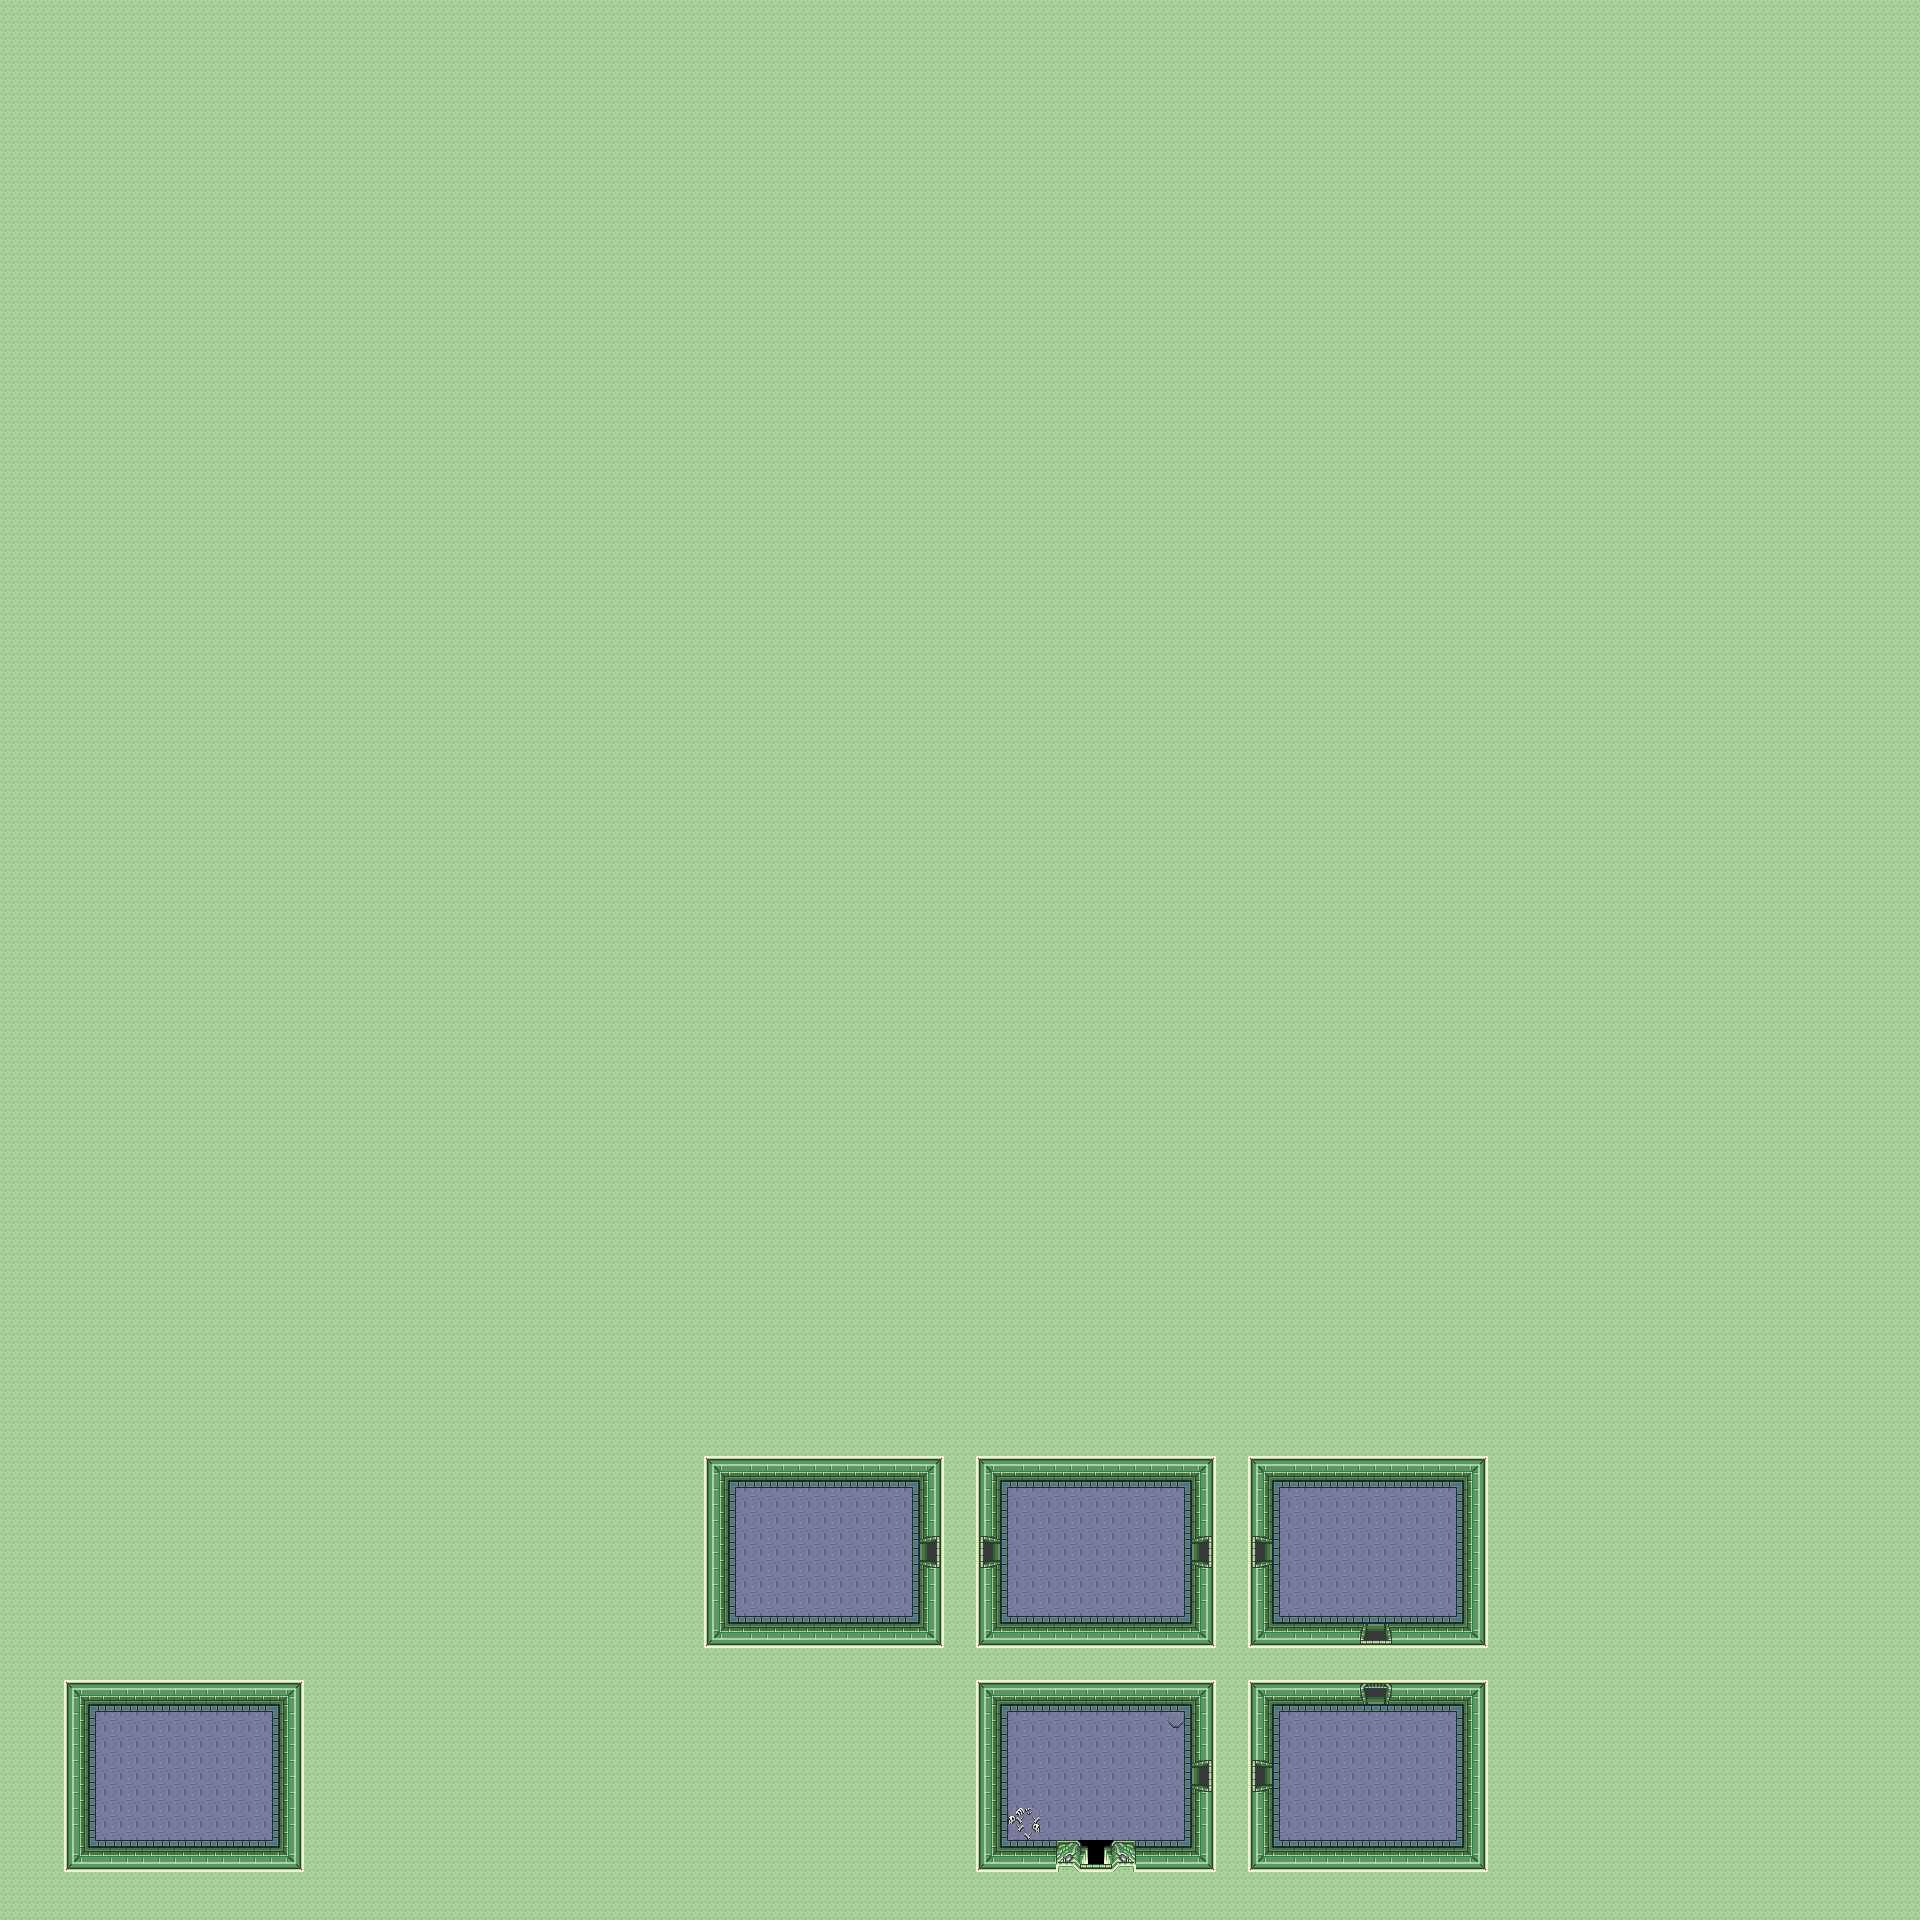

This is a level from a 2D game, rendered from its Tiled map with the project's own tilesets. A one-line summary and the map file follow, with tile-layer data summarised:
An orthogonal 120x120 tile map with 16x16 px tiles, 2 tile layers (Ground, Above) and 44 objects (8x doorcoll:, 4x enim:darkfairy;50r1.2, 2x rup:1, 2x rup:5, 2x enim:darkfairy;50r1.3, ...).

<map version="1.0" orientation="orthogonal" renderorder="right-down" width="120" height="120" tilewidth="16" tileheight="16" nextobjectid="76">
 <tileset firstgid="1" name="Dungeon" tilewidth="16" tileheight="16" tilecount="400" columns="20">
  <image source="../Resources/Sprites/DungeonTileset.png" width="320" height="320" />
 </tileset>
 <layer name="Ground" width="120" height="120">
  <data>[14400 cells, 14400 non-empty, 60 distinct tile ids]</data>
 </layer>
 <objectgroup name="Spawners">
  <object id="25" name="enim:darkfairy;50r1" x="1056" y="1744" width="16" height="16" />
  <object id="27" name="enim:darkfairy;100r5" x="1136" y="1728" width="16" height="16" />
  <object id="29" name="rup:1" x="1136" y="1792" width="16" height="16" />
  <object id="30" name="rup:5" x="1168" y="1824" width="16" height="16" />
  <object id="31" name="rup:5" x="1136" y="1824" width="16" height="16" />
  <object id="32" name="rup:1" x="1168" y="1792" width="16" height="16" />
  <object id="39" name="enim:darkfairy;50r1.2" x="1312" y="1504" width="16" height="16" />
  <object id="40" name="enim:darkfairy;50r1.2" x="1424" y="1584" width="16" height="16" />
  <object id="41" name="enim:darkfairy;50r1.2" x="1408" y="1520" width="16" height="16" />
  <object id="42" name="enim:darkfairy;50r1.2" x="1296" y="1584" width="16" height="16" />
  <object id="69" name="enim:darkfairy;50r1.3" x="1152" y="1504" width="16" height="16" />
  <object id="70" name="enim:darkfairy;50r1.3" x="1024" y="1584" width="16" height="16" />
  <object id="73" name="enim:darkfairy;50r1.4" x="880" y="1504" width="16" height="16" />
  <object id="75" name="enim:darkfairy;50r1.4" x="752" y="1584" width="16" height="16" />
 </objectgroup>
 <objectgroup name="StaticColl">
  <object id="43" name="doorcoll:" x="1184" y="1760" width="16" height="32" />
  <object id="45" name="doorcoll:" x="1360" y="1696" width="32" height="16" />
  <object id="46" name="doorcoll:" x="1184" y="1536" width="16" height="32" />
  <object id="47" name="doorcoll:" x="1264" y="1536" width="16" height="32" />
  <object id="48" name="doorcoll:" x="1360" y="1616" width="32" height="16" />
  <object id="49" name="doorcoll:" x="1264" y="1760" width="16" height="32" />
  <object id="51" name="Wall1" x="672" y="1424" width="848" height="64" />
  <object id="53" name="Wall2" x="912" y="1568" width="96" height="272" />
  <object id="54" name="Wall3" x="912" y="1840" width="608" height="64" />
  <object id="55" name="Wall4" x="1456" y="1488" width="64" height="352" />
  <object id="56" name="wall5" x="1008" y="1616" width="352" height="96" />
  <object id="57" name="Wall6" x="1392" y="1616" width="64" height="96" />
  <object id="58" name="Wall7" x="1184" y="1712" width="96" height="48" />
  <object id="59" name="Wall8" x="1184" y="1792" width="96" height="48" />
  <object id="60" name="Wall9" x="1184" y="1568" width="96" height="48" />
  <object id="61" name="Wall10" x="1184" y="1488" width="96" height="48" />
  <object id="63" name="Wall11" x="912" y="1488" width="96" height="48" />
  <object id="64" name="Wall12" x="672" y="1488" width="64" height="192" />
  <object id="65" name="Wall13" x="736" y="1616" width="176" height="64" />
  <object id="66" name="doorcoll:" x="992" y="1536" width="16" height="32" />
  <object id="67" name="doorcoll:" x="912" y="1536" width="16" height="32" />
 </objectgroup>
 <objectgroup name="Interactive">
  <object id="17" name="switch:d.1" x="1168" y="1712" width="15.0909" height="15.8182" />
  <object id="24" name="chest:small;key;0x0" x="1440" y="1712" width="16" height="16" />
  <object id="21" name="door:s;sk" x="1360" y="1680" width="32" height="32" />
  <object id="19" name="door:w;s.1" x="1184" y="1760" width="32" height="32" />
  <object id="38" name="door:e;enim.2" x="1248" y="1536" width="32" height="32" />
  <object id="68" name="skey:enim.3" x="1088" y="1536" width="16" height="16" />
  <object id="71" name="door:e;sk" x="976" y="1536" width="32" height="32" />
  <object id="72" name="chest:small;r5;0x0" x="1440" y="1488" width="16" height="16" />
  <object id="74" name="chest:small;key;enim.5" x="816" y="1536" width="16" height="16" />
 </objectgroup>
 <layer name="Above" width="120" height="120">
  <data>[14400 cells, 32 non-empty, 1 distinct tile ids]</data>
 </layer>
</map>